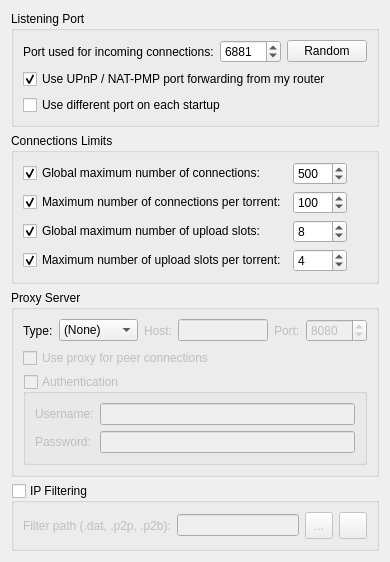
          <widget class="QWidget" name="scrollAreaWidgetContents_3">
           <property name="geometry">
            <rect>
             <x>0</x>
             <y>0</y>
             <width>357</width>
             <height>498</height>
            </rect>
           </property>
           <layout class="QVBoxLayout" name="verticalLayout_20">
            <item>
             <layout class="QHBoxLayout">
              <item>
               <widget class="QGroupBox" name="ListeningPortBox">
                <property name="title">
                 <string>Listening Port</string>
                </property>
                <layout class="QVBoxLayout">
                 <item>
                  <layout class="QHBoxLayout">
                   <item>
                    <widget class="QLabel" name="lbl_ports">
                     <property name="text">
                      <string>Port used for incoming connections:</string>
                     </property>
                    </widget>
                   </item>
                   <item>
                    <widget class="QSpinBox" name="spinPort">
                     <property name="minimum">
                      <number>1</number>
                     </property>
                     <property name="maximum">
                      <number>65535</number>
                     </property>
                     <property name="value">
                      <number>6881</number>
                     </property>
                    </widget>
                   </item>
                   <item>
                    <widget class="QPushButton" name="randomButton">
                     <property name="text">
                      <string>Random</string>
                     </property>
                    </widget>
                   </item>
                   <item>
                    <spacer>
                     <property name="orientation">
                      <enum>Qt::Horizontal</enum>
                     </property>
                     <property name="sizeHint" stdset="0">
                      <size>
                       <width>20</width>
                       <height>20</height>
                      </size>
                     </property>
                    </spacer>
                   </item>
                  </layout>
                 </item>
                 <item>
                  <widget class="QCheckBox" name="checkUPnP">
                   <property name="text">
                    <string>Use UPnP / NAT-PMP port forwarding from my router</string>
                   </property>
                   <property name="checked">
                    <bool>true</bool>
                   </property>
                  </widget>
                 </item>
                 <item>
                  <widget class="QCheckBox" name="checkRandomPort">
                   <property name="text">
                    <string>Use different port on each startup</string>
                   </property>
                  </widget>
                 </item>
                </layout>
               </widget>
              </item>
             </layout>
            </item>
            <item>
             <widget class="QGroupBox" name="nbConnecBox">
              <property name="title">
               <string>Connections Limits</string>
              </property>
              <layout class="QGridLayout" name="gridLayout">
               <item row="0" column="0">
                <widget class="QCheckBox" name="checkMaxConnecs">
                 <property name="text">
                  <string>Global maximum number of connections:</string>
                 </property>
                 <property name="checked">
                  <bool>true</bool>
                 </property>
                </widget>
               </item>
               <item row="0" column="1">
                <widget class="QSpinBox" name="spinMaxConnec">
                 <property name="enabled">
                  <bool>true</bool>
                 </property>
                 <property name="minimum">
                  <number>2</number>
                 </property>
                 <property name="maximum">
                  <number>2000</number>
                 </property>
                 <property name="value">
                  <number>500</number>
                 </property>
                </widget>
               </item>
               <item row="2" column="0">
                <widget class="QCheckBox" name="checkMaxConnecsPerTorrent">
                 <property name="text">
                  <string>Maximum number of connections per torrent:</string>
                 </property>
                 <property name="checked">
                  <bool>true</bool>
                 </property>
                </widget>
               </item>
               <item row="2" column="1">
                <widget class="QSpinBox" name="spinMaxConnecPerTorrent">
                 <property name="minimum">
                  <number>2</number>
                 </property>
                 <property name="maximum">
                  <number>2000</number>
                 </property>
                 <property name="value">
                  <number>100</number>
                 </property>
                </widget>
               </item>
               <item row="4" column="0">
                <widget class="QCheckBox" name="checkMaxUploadsPerTorrent">
                 <property name="text">
                  <string>Maximum number of upload slots per torrent:</string>
                 </property>
                 <property name="checked">
                  <bool>true</bool>
                 </property>
                </widget>
               </item>
               <item row="4" column="1">
                <widget class="QSpinBox" name="spinMaxUploadsPerTorrent">
                 <property name="maximum">
                  <number>500</number>
                 </property>
                 <property name="value">
                  <number>4</number>
                 </property>
                </widget>
               </item>
               <item row="0" column="2">
                <spacer name="horizontalSpacer_3">
                 <property name="orientation">
                  <enum>Qt::Horizontal</enum>
                 </property>
                 <property name="sizeHint" stdset="0">
                  <size>
                   <width>40</width>
                   <height>20</height>
                  </size>
                 </property>
                </spacer>
               </item>
               <item row="2" column="2">
                <spacer name="horizontalSpacer_4">
                 <property name="orientation">
                  <enum>Qt::Horizontal</enum>
                 </property>
                 <property name="sizeHint" stdset="0">
                  <size>
                   <width>40</width>
                   <height>20</height>
                  </size>
                 </property>
                </spacer>
               </item>
               <item row="4" column="2">
                <spacer name="horizontalSpacer_6">
                 <property name="orientation">
                  <enum>Qt::Horizontal</enum>
                 </property>
                 <property name="sizeHint" stdset="0">
                  <size>
                   <width>40</width>
                   <height>20</height>
                  </size>
                 </property>
                </spacer>
               </item>
               <item row="3" column="0">
                <widget class="QCheckBox" name="checkMaxUploads">
                 <property name="text">
                  <string>Global maximum number of upload slots:</string>
                 </property>
                 <property name="checked">
                  <bool>true</bool>
                 </property>
                </widget>
               </item>
               <item row="3" column="1">
                <widget class="QSpinBox" name="spinMaxUploads">
                 <property name="maximum">
                  <number>2000</number>
                 </property>
                 <property name="value">
                  <number>8</number>
                 </property>
                </widget>
               </item>
               <item row="3" column="2">
                <spacer name="horizontalSpacer_15">
                 <property name="orientation">
                  <enum>Qt::Horizontal</enum>
                 </property>
                 <property name="sizeHint" stdset="0">
                  <size>
                   <width>40</width>
                   <height>20</height>
                  </size>
                 </property>
                </spacer>
               </item>
              </layout>
             </widget>
            </item>
            <item>
             <widget class="QGroupBox" name="groupProxy">
              <property name="enabled">
               <bool>true</bool>
              </property>
              <property name="title">
               <string>Proxy Server</string>
              </property>
              <layout class="QVBoxLayout" name="verticalLayout_29">
               <item>
                <layout class="QHBoxLayout" name="_2">
                 <item>
                  <widget class="QLabel" name="ProxyType_lbl">
                   <property name="text">
                    <string>Type:</string>
                   </property>
                  </widget>
                 </item>
                 <item>
                  <widget class="QComboBox" name="comboProxyType">
                   <item>
                    <property name="text">
                     <string>(None)</string>
                    </property>
                   </item>
                   <item>
                    <property name="text">
                     <string>SOCKS4</string>
                    </property>
                   </item>
                   <item>
                    <property name="text">
                     <string>SOCKS5</string>
                    </property>
                   </item>
                   <item>
                    <property name="text">
                     <string>HTTP</string>
                    </property>
                   </item>
                  </widget>
                 </item>
                 <item>
                  <widget class="QLabel" name="lblProxyIP">
                   <property name="enabled">
                    <bool>false</bool>
                   </property>
                   <property name="text">
                    <string>Host:</string>
                   </property>
                  </widget>
                 </item>
                 <item>
                  <widget class="QLineEdit" name="textProxyIP">
                   <property name="enabled">
                    <bool>false</bool>
                   </property>
                   <property name="text">
                    <string/>
                   </property>
                   <property name="maxLength">
                    <number>75</number>
                   </property>
                   <property name="echoMode">
                    <enum>QLineEdit::Normal</enum>
                   </property>
                  </widget>
                 </item>
                 <item>
                  <widget class="QLabel" name="lblProxyPort">
                   <property name="enabled">
                    <bool>false</bool>
                   </property>
                   <property name="text">
                    <string>Port:</string>
                   </property>
                  </widget>
                 </item>
                 <item>
                  <widget class="QSpinBox" name="spinProxyPort">
                   <property name="enabled">
                    <bool>false</bool>
                   </property>
                   <property name="minimum">
                    <number>1</number>
                   </property>
                   <property name="maximum">
                    <number>65535</number>
                   </property>
                   <property name="value">
                    <number>8080</number>
                   </property>
                  </widget>
                 </item>
                </layout>
               </item>
               <item>
                <widget class="QCheckBox" name="checkProxyPeerConnecs">
                 <property name="enabled">
                  <bool>false</bool>
                 </property>
                 <property name="toolTip">
                  <string>Otherwise, the proxy server is only used for tracker connections</string>
                 </property>
                 <property name="text">
                  <string>Use proxy for peer connections</string>
                 </property>
                </widget>
               </item>
               <item>
                <widget class="QGroupBox" name="checkProxyAuth">
                 <property name="enabled">
                  <bool>false</bool>
                 </property>
                 <property name="title">
                  <string>Authentication</string>
                 </property>
                 <property name="checkable">
                  <bool>true</bool>
                 </property>
                 <property name="checked">
                  <bool>false</bool>
                 </property>
                 <layout class="QVBoxLayout" name="verticalLayout_24">
                  <item>
                   <layout class="QGridLayout" name="gridLayout_12">
                    <item row="0" column="0">
                     <widget class="QLabel" name="lblProxyUsername">
                      <property name="text">
                       <string>Username:</string>
                      </property>
                     </widget>
                    </item>
                    <item row="0" column="1">
                     <widget class="QLineEdit" name="textProxyUsername">
                      <property name="text">
                       <string/>
                      </property>
                      <property name="maxLength">
                       <number>1000</number>
                      </property>
                      <property name="echoMode">
                       <enum>QLineEdit::Normal</enum>
                      </property>
                     </widget>
                    </item>
                    <item row="1" column="0">
                     <widget class="QLabel" name="lblProxyPassword">
                      <property name="text">
                       <string>Password:</string>
                      </property>
                     </widget>
                    </item>
                    <item row="1" column="1">
                     <widget class="QLineEdit" name="textProxyPassword">
                      <property name="text">
                       <string/>
                      </property>
                      <property name="maxLength">
                       <number>1000</number>
                      </property>
                      <property name="echoMode">
                       <enum>QLineEdit::Password</enum>
                      </property>
                     </widget>
                    </item>
                   </layout>
                  </item>
                 </layout>
                </widget>
               </item>
              </layout>
             </widget>
            </item>
            <item>
             <widget class="QGroupBox" name="checkIPFilter">
              <property name="title">
               <string>IP Filtering</string>
              </property>
              <property name="checkable">
               <bool>true</bool>
              </property>
              <property name="checked">
               <bool>false</bool>
              </property>
              <layout class="QGridLayout" name="gridLayout_14">
               <item row="0" column="0">
                <widget class="QLabel" name="lblFilterPath">
                 <property name="text">
                  <string>Filter path (.dat, .p2p, .p2b):</string>
                 </property>
                </widget>
               </item>
               <item row="0" column="1">
                <widget class="QLineEdit" name="textFilterPath"/>
               </item>
               <item row="0" column="2">
                <widget class="QToolButton" name="browseFilterButton">
                 <property name="minimumSize">
                  <size>
                   <width>28</width>
                   <height>27</height>
                  </size>
                 </property>
                 <property name="text">
                  <string notr="true">...</string>
                 </property>
                </widget>
               </item>
               <item row="0" column="3">
                <widget class="QToolButton" name="IpFilterRefreshBtn">
                 <property name="minimumSize">
                  <size>
                   <width>28</width>
                   <height>27</height>
                  </size>
                 </property>
                 <property name="toolTip">
                  <string>Reload the filter</string>
                 </property>
                 <property name="text">
                  <string/>
                 </property>
                 <property name="iconSize">
                  <size>
                   <width>16</width>
                   <height>16</height>
                  </size>
                 </property>
                </widget>
               </item>
              </layout>
             </widget>
            </item>
           </layout>
          </widget>
